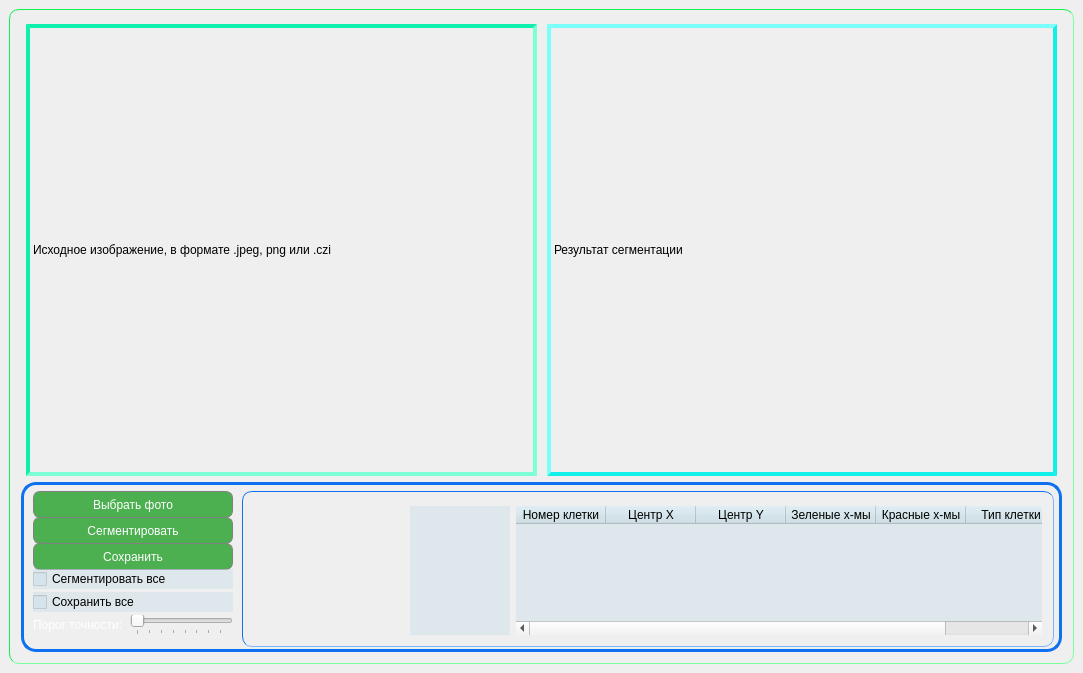
<?xml version="1.0" encoding="UTF-8"?>
<ui version="4.0">
 <class>MainWindow</class>
 <widget class="QMainWindow" name="MainWindow">
  <property name="geometry">
   <rect>
    <x>0</x>
    <y>0</y>
    <width>1083</width>
    <height>673</height>
   </rect>
  </property>
  <property name="maximumSize">
   <size>
    <width>16777215</width>
    <height>16777215</height>
   </size>
  </property>
  <property name="windowTitle">
   <string>FISH data processing</string>
  </property>
  <property name="windowIcon">
   <iconset resource="resources/resources.qrc">
    <normaloff>:/resources/icon.ico</normaloff>:/resources/icon.ico</iconset>
  </property>
  <property name="autoFillBackground">
   <bool>false</bool>
  </property>
  <property name="styleSheet">
   <string notr="true">#MainWindow
{
border-image: url(:/resources/Background4.jpg);
background-position: center center no-repeat  fixed;
background-size: 100% 100%;

}




</string>
  </property>
  <property name="animated">
   <bool>true</bool>
  </property>
  <property name="documentMode">
   <bool>false</bool>
  </property>
  <property name="dockNestingEnabled">
   <bool>false</bool>
  </property>
  <property name="unifiedTitleAndToolBarOnMac">
   <bool>false</bool>
  </property>
  <widget class="QWidget" name="centralwidget">
   <property name="styleSheet">
    <string notr="true">#centralwidget {background-color: transparent;}</string>
   </property>
   <layout class="QVBoxLayout" name="verticalLayout">
    <item>
     <widget class="QGroupBox" name="verticalGroupBox">
      <property name="acceptDrops">
       <bool>false</bool>
      </property>
      <property name="autoFillBackground">
       <bool>false</bool>
      </property>
      <property name="styleSheet">
       <string notr="true">#verticalGroupBox {
border: 1px inset #10f04f;
border-radius: 10px;
}</string>
      </property>
      <property name="flat">
       <bool>false</bool>
      </property>
      <property name="checkable">
       <bool>false</bool>
      </property>
      <layout class="QVBoxLayout">
       <item>
        <widget class="QWidget" name="horizontalWidget" native="true">
         <property name="contextMenuPolicy">
          <enum>Qt::NoContextMenu</enum>
         </property>
         <property name="styleSheet">
          <string notr="true">#horizontalGroupBox {
border: 1px inset #10f04f;
}</string>
         </property>
         <layout class="QHBoxLayout" name="horizontalLayout">
          <property name="spacing">
           <number>10</number>
          </property>
          <property name="leftMargin">
           <number>5</number>
          </property>
          <property name="topMargin">
           <number>0</number>
          </property>
          <property name="rightMargin">
           <number>5</number>
          </property>
          <property name="bottomMargin">
           <number>0</number>
          </property>
          <item>
           <widget class="QLabel" name="PlaceForFotos">
            <property name="styleSheet">
             <string notr="true">#PlaceForFotos
{
border: 4px inset #10f0ad;

}</string>
            </property>
            <property name="frameShape">
             <enum>QFrame::Box</enum>
            </property>
            <property name="text">
             <string>Исходное изображение, в формате .jpeg, png или .czi</string>
            </property>
           </widget>
          </item>
          <item>
           <widget class="QLabel" name="PlaceForPromFotos">
            <property name="styleSheet">
             <string notr="true">#PlaceForPromFotos
{
border: 4px outset #10f0e9;

}</string>
            </property>
            <property name="frameShape">
             <enum>QFrame::Box</enum>
            </property>
            <property name="text">
             <string>Результат сегментации</string>
            </property>
           </widget>
          </item>
         </layout>
        </widget>
       </item>
       <item>
        <widget class="QGroupBox" name="gridGroupBox">
         <property name="maximumSize">
          <size>
           <width>16777215</width>
           <height>170</height>
          </size>
         </property>
         <property name="styleSheet">
          <string notr="true">#gridGroupBox {
                width: 100px;
                height:100px;
                border: 3px solid #1071f0;
                border-radius: 15px;
}</string>
         </property>
         <layout class="QGridLayout" name="gridLayout">
          <property name="leftMargin">
           <number>9</number>
          </property>
          <property name="topMargin">
           <number>3</number>
          </property>
          <property name="rightMargin">
           <number>5</number>
          </property>
          <property name="bottomMargin">
           <number>2</number>
          </property>
          <property name="horizontalSpacing">
           <number>9</number>
          </property>
          <property name="verticalSpacing">
           <number>3</number>
          </property>
          <item row="1" column="0">
           <widget class="QPushButton" name="pushButtonSeg">
            <property name="minimumSize">
             <size>
              <width>0</width>
              <height>27</height>
             </size>
            </property>
            <property name="styleSheet">
             <string notr="true">QPushButton {
  background-color:#4CAF50;
  color: white; 
  border: 1px solid gray;
  border-radius: 7px;
}

QPushButton:pressed {
    background-color: qlineargradient(x1: 0, y1: 0, x2: 0, y2: 1,
                                      stop: 0 #49c44d, stop: 1 #6cd470);
}</string>
            </property>
            <property name="text">
             <string>Cегментировать</string>
            </property>
           </widget>
          </item>
          <item row="0" column="0">
           <widget class="QPushButton" name="pushButtonStart">
            <property name="minimumSize">
             <size>
              <width>0</width>
              <height>27</height>
             </size>
            </property>
            <property name="styleSheet">
             <string notr="true">QPushButton {
  background-color:#4CAF50;
  color: white; 
  border: 1px solid gray;
  border-radius: 7px;
}

QPushButton:pressed {
    background-color: qlineargradient(x1: 0, y1: 0, x2: 0, y2: 1,
                                      stop: 0 #49c44d, stop: 1 #6cd470);
}</string>
            </property>
            <property name="text">
             <string>Выбрать фото</string>
            </property>
           </widget>
          </item>
          <item row="4" column="0">
           <widget class="QCheckBox" name="checkBoxSave">
            <property name="styleSheet">
             <string notr="true">background: rgba(204, 224, 232, 0.5)</string>
            </property>
            <property name="text">
             <string>Сохранить все</string>
            </property>
           </widget>
          </item>
          <item row="0" column="1" rowspan="10">
           <widget class="QGroupBox" name="verticalGroupBox_2">
            <property name="mouseTracking">
             <bool>false</bool>
            </property>
            <property name="tabletTracking">
             <bool>false</bool>
            </property>
            <property name="acceptDrops">
             <bool>false</bool>
            </property>
            <property name="autoFillBackground">
             <bool>false</bool>
            </property>
            <property name="styleSheet">
             <string notr="true">#verticalGroupBox_2 {
border: 1px inset #1071f0;
border-radius: 10px;
}</string>
            </property>
            <property name="title">
             <string/>
            </property>
            <property name="flat">
             <bool>false</bool>
            </property>
            <property name="checkable">
             <bool>false</bool>
            </property>
            <layout class="QHBoxLayout" name="horizontalLayout_3">
             <item>
              <widget class="QLabel" name="DataLabel">
               <property name="minimumSize">
                <size>
                 <width>150</width>
                 <height>0</height>
                </size>
               </property>
               <property name="font">
                <font>
                 <pointsize>12</pointsize>
                </font>
               </property>
               <property name="autoFillBackground">
                <bool>false</bool>
               </property>
               <property name="styleSheet">
                <string notr="true"/>
               </property>
               <property name="text">
                <string/>
               </property>
              </widget>
             </item>
             <item>
              <widget class="QListWidget" name="SelectionList">
               <property name="maximumSize">
                <size>
                 <width>100</width>
                 <height>16777215</height>
                </size>
               </property>
               <property name="styleSheet">
                <string notr="true">#SelectionList
{
border: 4px rgba(204, 224, 232, 0.5);
background: rgba(204, 224, 232, 0.5);
}</string>
               </property>
              </widget>
             </item>
             <item>
              <widget class="QTableWidget" name="SelectionTable">
               <property name="acceptDrops">
                <bool>false</bool>
               </property>
               <property name="styleSheet">
                <string notr="true">#SelectionTable
{
border: 4px rgba(204, 224, 232, 0.5);
background: rgba(204, 224, 232, 0.5);
}
QHeaderView::section {
background-color: rgba(204, 224, 232, 0.5);
 }</string>
               </property>
               <property name="rowCount">
                <number>0</number>
               </property>
               <property name="columnCount">
                <number>6</number>
               </property>
               <attribute name="horizontalHeaderCascadingSectionResizes">
                <bool>false</bool>
               </attribute>
               <attribute name="horizontalHeaderDefaultSectionSize">
                <number>90</number>
               </attribute>
               <attribute name="horizontalHeaderHighlightSections">
                <bool>true</bool>
               </attribute>
               <attribute name="horizontalHeaderShowSortIndicator" stdset="0">
                <bool>false</bool>
               </attribute>
               <attribute name="horizontalHeaderStretchLastSection">
                <bool>true</bool>
               </attribute>
               <attribute name="verticalHeaderCascadingSectionResizes">
                <bool>false</bool>
               </attribute>
               <attribute name="verticalHeaderHighlightSections">
                <bool>true</bool>
               </attribute>
               <column>
                <property name="text">
                 <string>Номер клетки</string>
                </property>
               </column>
               <column>
                <property name="text">
                 <string>Центр X</string>
                </property>
               </column>
               <column>
                <property name="text">
                 <string>Центр Y</string>
                </property>
               </column>
               <column>
                <property name="text">
                 <string>Зеленые х-мы</string>
                </property>
               </column>
               <column>
                <property name="text">
                 <string>Красные х-мы</string>
                </property>
               </column>
               <column>
                <property name="text">
                 <string>Тип клетки</string>
                </property>
               </column>
              </widget>
             </item>
            </layout>
           </widget>
          </item>
          <item row="5" column="0">
           <widget class="QWidget" name="horizontalWidget_2" native="true">
            <property name="minimumSize">
             <size>
              <width>0</width>
              <height>0</height>
             </size>
            </property>
            <property name="maximumSize">
             <size>
              <width>200</width>
              <height>16777215</height>
             </size>
            </property>
            <property name="contextMenuPolicy">
             <enum>Qt::PreventContextMenu</enum>
            </property>
            <property name="layoutDirection">
             <enum>Qt::LeftToRight</enum>
            </property>
            <property name="autoFillBackground">
             <bool>false</bool>
            </property>
            <property name="styleSheet">
             <string notr="true">#horizontalGroupBox_2{           
outline: none;
}</string>
            </property>
            <layout class="QHBoxLayout" name="horizontalLayout_2">
             <property name="spacing">
              <number>1</number>
             </property>
             <property name="leftMargin">
              <number>0</number>
             </property>
             <property name="topMargin">
              <number>0</number>
             </property>
             <property name="rightMargin">
              <number>0</number>
             </property>
             <property name="bottomMargin">
              <number>0</number>
             </property>
             <item>
              <widget class="QLabel" name="labelStart">
               <property name="maximumSize">
                <size>
                 <width>16777215</width>
                 <height>16777215</height>
                </size>
               </property>
               <property name="styleSheet">
                <string notr="true">#labelStart{ color: white; }</string>
               </property>
               <property name="text">
                <string>Порог точности:  </string>
               </property>
              </widget>
             </item>
             <item>
              <widget class="QSlider" name="horizontalSlider">
               <property name="mouseTracking">
                <bool>false</bool>
               </property>
               <property name="tabletTracking">
                <bool>false</bool>
               </property>
               <property name="acceptDrops">
                <bool>false</bool>
               </property>
               <property name="autoFillBackground">
                <bool>false</bool>
               </property>
               <property name="minimum">
                <number>25</number>
               </property>
               <property name="tracking">
                <bool>true</bool>
               </property>
               <property name="orientation">
                <enum>Qt::Horizontal</enum>
               </property>
               <property name="invertedAppearance">
                <bool>false</bool>
               </property>
               <property name="invertedControls">
                <bool>false</bool>
               </property>
               <property name="tickPosition">
                <enum>QSlider::TicksBelow</enum>
               </property>
              </widget>
             </item>
            </layout>
           </widget>
          </item>
          <item row="2" column="0">
           <widget class="QPushButton" name="pushButtonSave">
            <property name="minimumSize">
             <size>
              <width>0</width>
              <height>27</height>
             </size>
            </property>
            <property name="styleSheet">
             <string notr="true">QPushButton {
  background-color:#4CAF50;
  color: white; 
  border: 1px solid gray;
  border-radius: 7px;
}

QPushButton:pressed {
    background-color: qlineargradient(x1: 0, y1: 0, x2: 0, y2: 1,
                                      stop: 0 #49c44d, stop: 1 #6cd470);
}</string>
            </property>
            <property name="text">
             <string>Сохранить</string>
            </property>
           </widget>
          </item>
          <item row="3" column="0">
           <widget class="QCheckBox" name="checkBoxSeg">
            <property name="styleSheet">
             <string notr="true">
background: rgba(204, 224, 232, 0.5)


</string>
            </property>
            <property name="text">
             <string>Сегментировать все</string>
            </property>
           </widget>
          </item>
         </layout>
        </widget>
       </item>
      </layout>
     </widget>
    </item>
   </layout>
  </widget>
 </widget>
 <resources>
  <include location="resources/resources.qrc"/>
 </resources>
 <connections/>
</ui>
